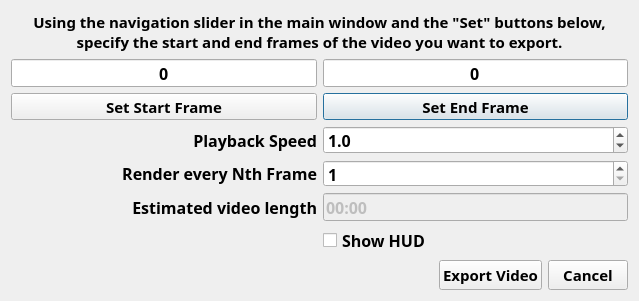
<?xml version="1.0" encoding="UTF-8"?>
<ui version="4.0">
 <class>recBoundsDialog</class>
 <widget class="QDialog" name="recBoundsDialog">
  <property name="geometry">
   <rect>
    <x>0</x>
    <y>0</y>
    <width>639</width>
    <height>297</height>
   </rect>
  </property>
  <property name="font">
   <font>
    <pointsize>10</pointsize>
   </font>
  </property>
  <property name="windowTitle">
   <string>Export Video</string>
  </property>
  <layout class="QVBoxLayout" name="verticalLayout_2">
   <item>
    <layout class="QVBoxLayout" name="verticalLayout">
     <item>
      <widget class="QLabel" name="label">
       <property name="font">
        <font>
         <family>Arial Black</family>
         <pointsize>10</pointsize>
         <weight>75</weight>
         <bold>true</bold>
        </font>
       </property>
       <property name="text">
        <string>&lt;html&gt;&lt;head/&gt;&lt;body&gt;&lt;p align=&quot;center&quot;&gt;&lt;span style=&quot; font-size:11pt;&quot;&gt;Using the navigation slider in the main window and the &amp;quot;Set&amp;quot; buttons below, specify the start and end frames of the video you want to export.&lt;/span&gt;&lt;/p&gt;&lt;/body&gt;&lt;/html&gt;</string>
       </property>
       <property name="wordWrap">
        <bool>true</bool>
       </property>
      </widget>
     </item>
    </layout>
   </item>
   <item>
    <layout class="QGridLayout" name="gridLayout_2">
     <item row="1" column="1">
      <widget class="QPushButton" name="pbSetEnd">
       <property name="font">
        <font>
         <family>Arial Black</family>
         <pointsize>11</pointsize>
         <weight>75</weight>
         <bold>true</bold>
        </font>
       </property>
       <property name="text">
        <string>Set End Frame</string>
       </property>
      </widget>
     </item>
     <item row="5" column="1">
      <widget class="QCheckBox" name="cbHUD">
       <property name="font">
        <font>
         <family>Arial Black</family>
         <pointsize>12</pointsize>
         <weight>75</weight>
         <bold>true</bold>
        </font>
       </property>
       <property name="toolTip">
        <string>&lt;html&gt;&lt;head/&gt;&lt;body&gt;&lt;p&gt;When checked, the video will look &lt;span style=&quot; font-weight:600;&quot;&gt;exactly&lt;/span&gt; like it does within the application, including the camera names, frame number, and time. If unchecked, only the images are rendered in the output video.&lt;/p&gt;&lt;/body&gt;&lt;/html&gt;</string>
       </property>
       <property name="text">
        <string>Show HUD</string>
       </property>
      </widget>
     </item>
     <item row="3" column="1">
      <widget class="QSpinBox" name="sbNFrames">
       <property name="font">
        <font>
         <family>Arial Black</family>
         <pointsize>12</pointsize>
         <weight>75</weight>
         <bold>true</bold>
        </font>
       </property>
       <property name="toolTip">
        <string>&lt;html&gt;&lt;head/&gt;&lt;body&gt;&lt;p&gt;Set this value to the number of images to advance between rendered video frames.&lt;/p&gt;&lt;/body&gt;&lt;/html&gt;</string>
       </property>
       <property name="minimum">
        <number>1</number>
       </property>
       <property name="maximum">
        <number>100</number>
       </property>
       <property name="value">
        <number>1</number>
       </property>
      </widget>
     </item>
     <item row="2" column="0">
      <widget class="QLabel" name="label_2">
       <property name="font">
        <font>
         <family>Arial Black</family>
         <pointsize>12</pointsize>
         <weight>75</weight>
         <bold>true</bold>
        </font>
       </property>
       <property name="text">
        <string>Playback Speed</string>
       </property>
       <property name="alignment">
        <set>Qt::AlignRight|Qt::AlignTrailing|Qt::AlignVCenter</set>
       </property>
      </widget>
     </item>
     <item row="2" column="1">
      <widget class="QDoubleSpinBox" name="sbSpeed">
       <property name="font">
        <font>
         <family>Arial Black</family>
         <pointsize>12</pointsize>
         <weight>75</weight>
         <bold>true</bold>
        </font>
       </property>
       <property name="decimals">
        <number>1</number>
       </property>
       <property name="singleStep">
        <double>0.500000000000000</double>
       </property>
       <property name="value">
        <double>1.000000000000000</double>
       </property>
      </widget>
     </item>
     <item row="0" column="1">
      <widget class="QLineEdit" name="leEnd">
       <property name="font">
        <font>
         <family>Arial Black</family>
         <pointsize>12</pointsize>
         <weight>75</weight>
         <bold>true</bold>
        </font>
       </property>
       <property name="text">
        <string>0</string>
       </property>
       <property name="alignment">
        <set>Qt::AlignCenter</set>
       </property>
       <property name="readOnly">
        <bool>true</bool>
       </property>
      </widget>
     </item>
     <item row="1" column="0">
      <widget class="QPushButton" name="pbSetStart">
       <property name="font">
        <font>
         <family>Arial Black</family>
         <pointsize>11</pointsize>
         <weight>75</weight>
         <bold>true</bold>
        </font>
       </property>
       <property name="text">
        <string>Set Start Frame</string>
       </property>
      </widget>
     </item>
     <item row="3" column="0">
      <widget class="QLabel" name="label_3">
       <property name="font">
        <font>
         <family>Arial Black</family>
         <pointsize>12</pointsize>
         <weight>75</weight>
         <bold>true</bold>
        </font>
       </property>
       <property name="text">
        <string>Render every Nth Frame</string>
       </property>
       <property name="alignment">
        <set>Qt::AlignRight|Qt::AlignTrailing|Qt::AlignVCenter</set>
       </property>
      </widget>
     </item>
     <item row="0" column="0">
      <widget class="QLineEdit" name="leStart">
       <property name="font">
        <font>
         <family>Arial Black</family>
         <pointsize>12</pointsize>
         <weight>75</weight>
         <bold>true</bold>
        </font>
       </property>
       <property name="text">
        <string>0</string>
       </property>
       <property name="alignment">
        <set>Qt::AlignCenter</set>
       </property>
       <property name="readOnly">
        <bool>true</bool>
       </property>
      </widget>
     </item>
     <item row="4" column="0">
      <widget class="QLabel" name="label_4">
       <property name="font">
        <font>
         <family>Arial Black</family>
         <pointsize>12</pointsize>
         <weight>75</weight>
         <bold>true</bold>
        </font>
       </property>
       <property name="text">
        <string>Estimated video length</string>
       </property>
       <property name="alignment">
        <set>Qt::AlignRight|Qt::AlignTrailing|Qt::AlignVCenter</set>
       </property>
      </widget>
     </item>
     <item row="4" column="1">
      <widget class="QLineEdit" name="leTimeEstimate">
       <property name="enabled">
        <bool>false</bool>
       </property>
       <property name="font">
        <font>
         <family>Arial Black</family>
         <pointsize>12</pointsize>
         <weight>75</weight>
         <bold>true</bold>
        </font>
       </property>
       <property name="text">
        <string>00:00</string>
       </property>
      </widget>
     </item>
    </layout>
   </item>
   <item>
    <spacer name="verticalSpacer">
     <property name="orientation">
      <enum>Qt::Vertical</enum>
     </property>
     <property name="sizeHint" stdset="0">
      <size>
       <width>20</width>
       <height>40</height>
      </size>
     </property>
    </spacer>
   </item>
   <item>
    <layout class="QHBoxLayout" name="horizontalLayout">
     <item>
      <spacer name="horizontalSpacer">
       <property name="orientation">
        <enum>Qt::Horizontal</enum>
       </property>
       <property name="sizeHint" stdset="0">
        <size>
         <width>40</width>
         <height>20</height>
        </size>
       </property>
      </spacer>
     </item>
     <item>
      <widget class="QPushButton" name="pbExport">
       <property name="font">
        <font>
         <family>Arial Black</family>
         <pointsize>11</pointsize>
         <weight>75</weight>
         <bold>true</bold>
        </font>
       </property>
       <property name="text">
        <string>Export Video</string>
       </property>
      </widget>
     </item>
     <item>
      <widget class="QPushButton" name="pbCancel">
       <property name="font">
        <font>
         <family>Arial Black</family>
         <pointsize>11</pointsize>
         <weight>75</weight>
         <bold>true</bold>
        </font>
       </property>
       <property name="text">
        <string>Cancel</string>
       </property>
      </widget>
     </item>
    </layout>
   </item>
  </layout>
 </widget>
 <resources/>
 <connections/>
</ui>
